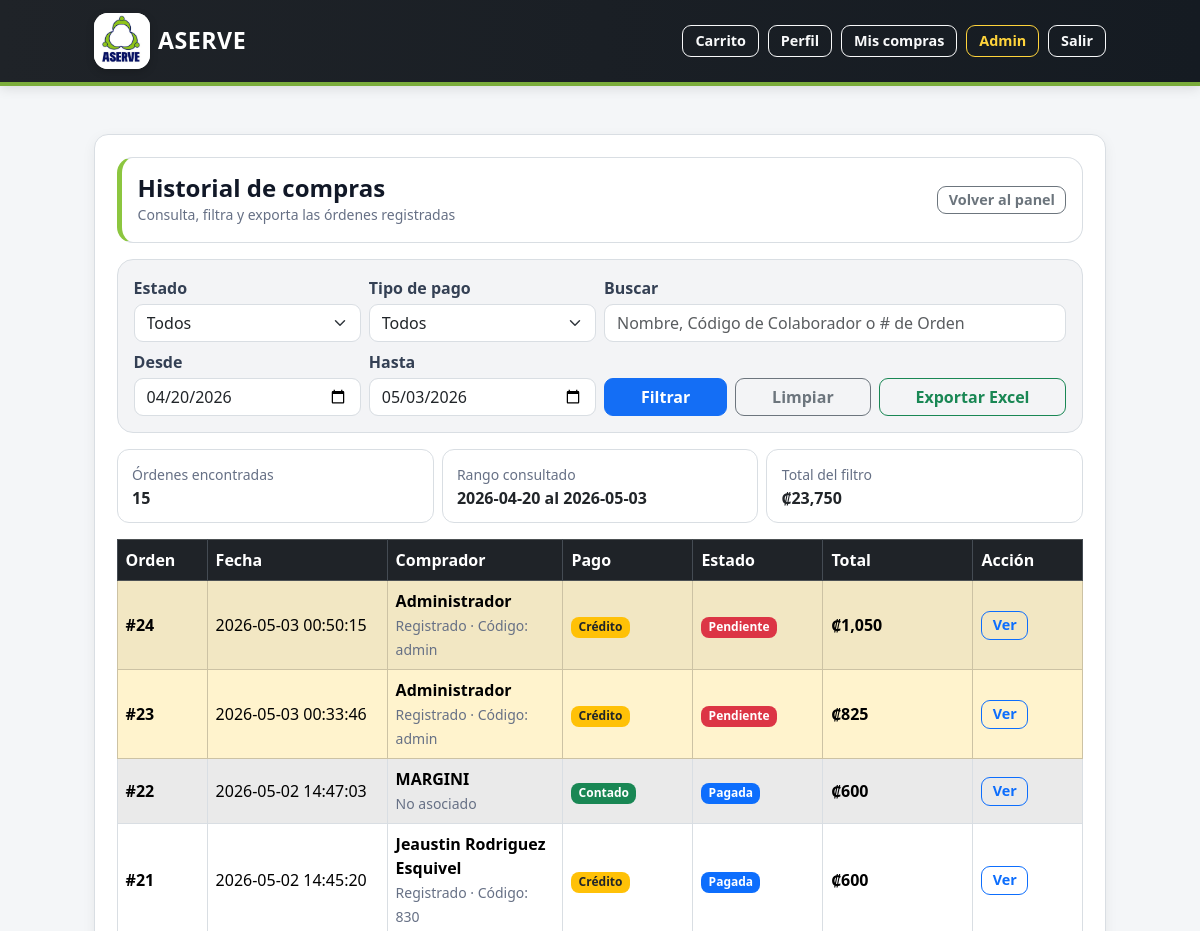
Before: /admin/orders (signed in, upper part) with the older database file.
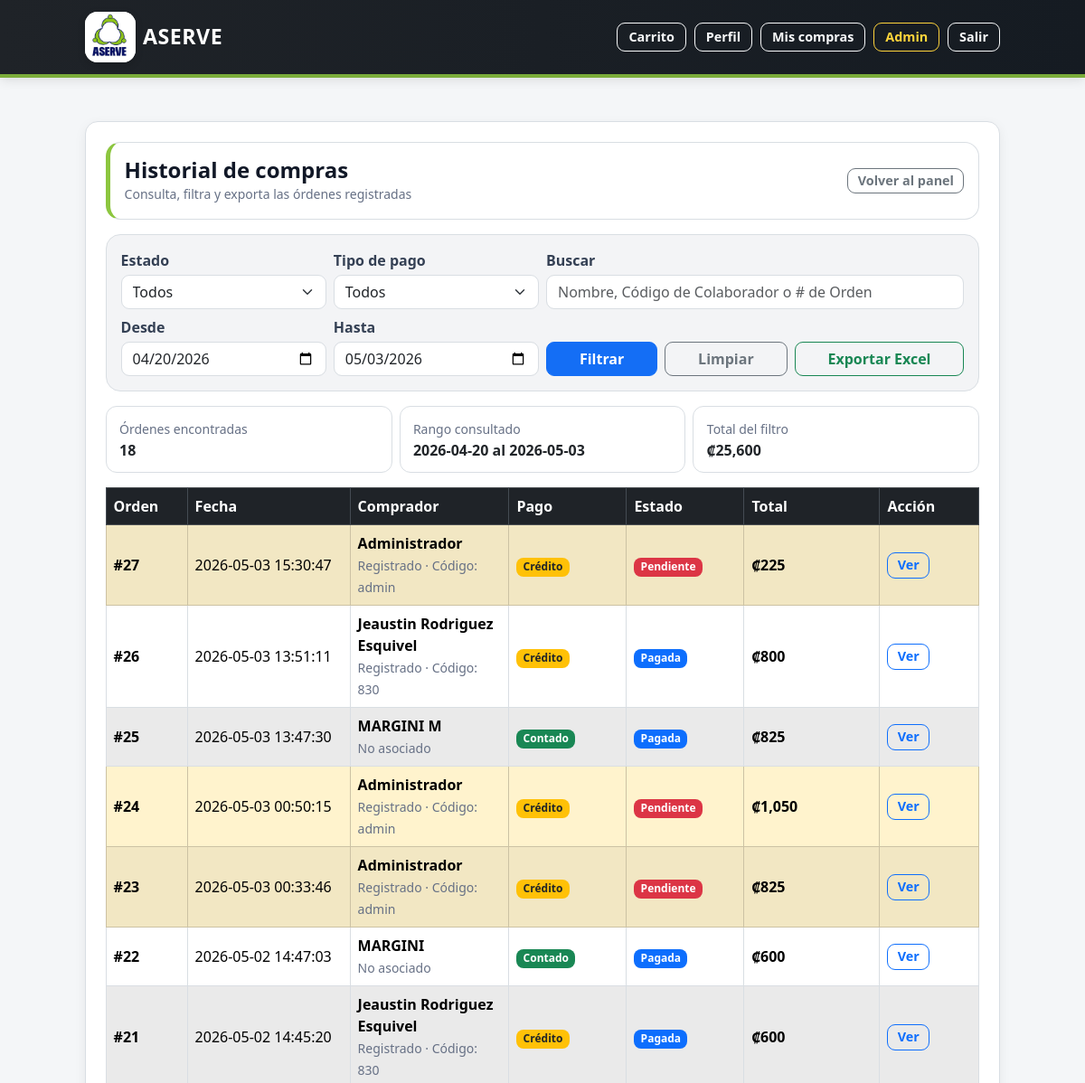
After: the same page with the newer database file.
### tables this page shows
CREATE TABLE orders (
    id INTEGER PRIMARY KEY AUTOINCREMENT,
    fecha TEXT NOT NULL,
    tipo_usuario TEXT NOT NULL CHECK (tipo_usuario IN ('asociado', 'no_asociado')),
    user_id INTEGER,
    nombre_no_asociado TEXT,
    tipo_pago TEXT NOT NULL CHECK (tipo_pago IN ('contado', 'credito')),
    total REAL NOT NULL CHECK (total >= 0),
    estado TEXT NOT NULL CHECK (estado IN ('pendiente', 'pagada')),
    FOREIGN KEY (user_id) REFERENCES users(id)
);

CREATE TABLE users (
    id INTEGER PRIMARY KEY AUTOINCREMENT,
    nombre TEXT NOT NULL,
    usuario TEXT NOT NULL UNIQUE,
    contrasena_hash TEXT NOT NULL,
    rol TEXT NOT NULL CHECK (rol IN ('admin', 'asociado')),
    estado TEXT NOT NULL DEFAULT 'activo' CHECK (estado IN ('activo', 'bloqueado'))
, password_temporal INTEGER DEFAULT 0);

### app.py (the view, shortened to what this page needs)
@app.route("/admin/orders")
def admin_orders():
    if "user_id" not in session or session.get("rol") != "admin":
        return redirect(url_for("login"))
    estado = (request.args.get("estado") or "").strip().lower()
    pago = (request.args.get("pago") or "").strip().lower().replace("é", "e")
    q = (request.args.get("q") or "").strip()
    start = (request.args.get("start") or "").strip()
    end = (request.args.get("end") or "").strip()
    hoy = datetime.now().date()
    hace_14 = hoy - timedelta(days=13)
    if not start:
        start = hace_14.strftime("%Y-%m-%d")
    if not end:
        end = hoy.strftime("%Y-%m-%d")
    where = []
    params = []
    if estado in ("pagada", "pendiente"):
        where.append("lower(trim(o.estado)) = ?")
        params.append(estado)
    else:
        estado = ""
    if pago in ("contado", "credito"):
        where.append("replace(lower(trim(o.tipo_pago)), 'é', 'e') = ?")
        params.append(pago)
    else:
        pago = ""
    where.append("date(o.fecha) >= date(?)")
    params.append(start)
    where.append("date(o.fecha) <= date(?)")
    params.append(end)
    where_sql = "WHERE " + " AND ".join(where)
    db = get_db()
    resumen = db.execute(
        f"""
        SELECT
            COUNT(o.id) AS num_ordenes,
            COALESCE(SUM(o.total), 0) AS total_filtro
        FROM orders o
        LEFT JOIN users u ON u.id = o.user_id
        {where_sql}
        """,
        params
    ).fetchone()
    orders = db.execute(
        f"""
        SELECT
            o.*,
            u.nombre AS nombre_usuario,
            u.usuario AS codigo_usuario
        FROM orders o
        LEFT JOIN users u ON u.id = o.user_id
        {where_sql}
        ORDER BY o.id DESC
        """,
        params
    ).fetchall()
    return render_template(
        "admin_orders.html",
        orders=orders,
        estado=estado,
        pago=pago,
        q=q,
        start=start,
        end=end,
        num_ordenes=resumen["num_ordenes"] if resumen else 0,
        total_filtro=float(resumen["total_filtro"]) if resumen else 0
    )

### app.py (called while the page is built)
@app.template_filter("crc")
def format_crc(value):
    try:
        return f"₡{float(value):,.0f}"
    except (TypeError, ValueError):
        return "₡0"

def get_db():
    if "db" not in g:
        db_folder = os.path.dirname(app.config["DATABASE"])
        os.makedirs(db_folder, exist_ok=True)
        g.db = sqlite3.connect(app.config["DATABASE"])
        g.db.row_factory = sqlite3.Row
    return g.db

@app.before_request
def proteger_password_temporal():
    if "user_id" not in session:
        return None
    rutas_permitidas = {
        "cambiar_password_temporal",
        "logout",
        "static"
    }
    if request.endpoint in rutas_permitidas:
        return None
    if session.get("password_temporal") == 1:
        flash("Debes cambiar tu contraseña temporal antes de continuar.", "warning")
        return redirect(url_for("cambiar_password_temporal"))
    return None

### templates/admin_orders.html (shortened to what the changed rows need)
{% extends "base.html" %}
{% block content %}
<div class="card shadow-sm">
  <div class="card-body">
    <div class="row g-2 mb-3">
      <div class="col-12 col-md-4">
        <div class="admin-orders-summary-box">
          <small class="text-muted">Órdenes encontradas</small>
          <div class="fw-bold">
            {{ num_ordenes }}
          </div>
        </div>
      </div>
      <div class="col-12 col-md-4">
        <div class="admin-orders-summary-box">
          <small class="text-muted">Total del filtro</small>
          <div class="fw-bold">
            {{ total_filtro|crc }}
          </div>
        </div>
      </div>
    </div>
    <div class="table-responsive d-none d-md-block">
      <table class="table table-bordered table-striped align-middle mb-0">
        <thead class="table-dark">
          <tr>
            <th style="width: 90px;">Orden</th>
            <th style="width: 180px;">Fecha</th>
            <th>Comprador</th>
            <th style="width: 130px;">Pago</th>
            <th style="width: 130px;">Estado</th>
            <th style="width: 150px;">Total</th>
            <th style="width: 110px;">Acción</th>
          </tr>
        </thead>
        <tbody>
          {% for o in orders %}
          {% set pago_norm = o.tipo_pago|string|lower|replace('é','e')|trim %}
          {% set estado_norm = o.estado|string|lower|trim %}
          <tr class="{% if estado_norm == 'pendiente' %}table-warning{% endif %}">
            <td>
              <b>#{{ o.id }}</b>
            </td>
            <td>
              {{ o.fecha }}
            </td>
            <td>
              {% if o.nombre_usuario %}
                <div class="fw-semibold">
                  {{ o.nombre_usuario }}
                </div>
                <small class="text-muted">
                  Registrado
                  {% if o.codigo_usuario %}
                    · Código: {{ o.codigo_usuario }}
                  {% endif %}
                </small>
              {% else %}
                <div class="fw-semibold">
                  {{ o.nombre_no_asociado or "Sin nombre" }}
                </div>
                <small class="text-muted">
                  No asociado
                </small>
              {% endif %}
            </td>
            <td>
              {% if pago_norm == "credito" %}
                <span class="badge bg-warning text-dark">Crédito</span>
              {% else %}
                <span class="badge bg-success">Contado</span>
              {% endif %}
            </td>
            <td>
              {% if estado_norm == "pendiente" %}
                <span class="badge bg-danger">Pendiente</span>
              {% else %}
                <span class="badge bg-primary">Pagada</span>
              {% endif %}
            </td>
            <td>
              <b>{{ o.total|crc }}</b>
            </td>
            <td>
              <a class="btn btn-outline-primary btn-sm"
                 href="{{ url_for('admin_order_detail',
                                  order_id=o.id,
                                  from_page='orders',
                                  estado=estado,
                                  pago=pago,
                                  q=q,
                                  start=start,
                                  end=end) }}">
                Ver
              </a>
            </td>
          </tr>
          {% else %}
          <tr>
            <td colspan="7" class="text-center text-muted py-4">
              No hay órdenes para los filtros seleccionados.
            </td>
          </tr>
          {% endfor %}
        </tbody>
      </table>
    </div>
  </div>
</div>
{% endblock %}

Changed rows visible on the page:
added orders: id "27", fecha "2026-05-03 15:30:47", nombre_usuario "Administrador", codigo_usuario "admin", shows "Crédito", shows "Pendiente", total|crc "₡225"
added orders: id "26", fecha "2026-05-03 13:51:11", nombre_usuario "Jeaustin Rodriguez Esquivel", codigo_usuario "830", shows "Crédito", shows "Pagada", total|crc "₡800"
added orders: id "25", fecha "2026-05-03 13:47:30", nombre_no_asociado "MARGINI M", shows "Contado", shows "Pagada", total|crc "₡825"
Other visible differences:
{{ num_ordenes }}: "15" → "18"
{{ total_filtro|crc }}: "₡23,750" → "₡25,600"
